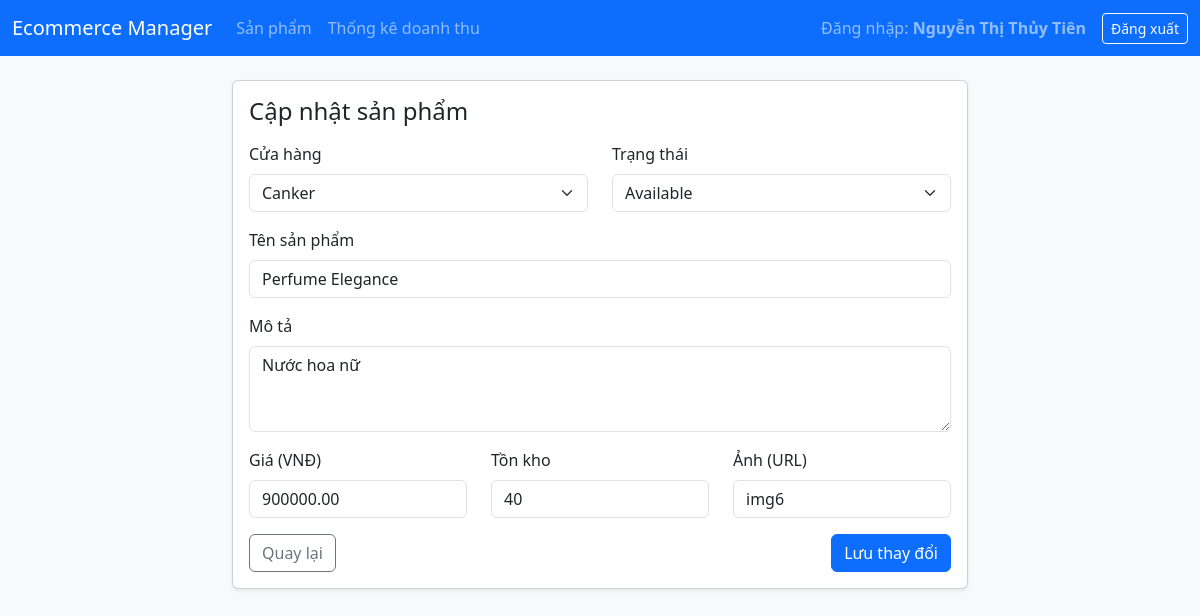
/index.php?page=product_form&id=6 (signed in), run on the app's committed database.
### tables this page shows
CREATE TABLE Product (
    Product_ID          INT             AUTO_INCREMENT PRIMARY KEY,
    Store_ID            INT             NOT NULL,
    Name                VARCHAR(150)    NOT NULL,
    Description         TEXT,
    Price               DECIMAL(15,2)   NOT NULL CHECK (Price > 0),
    Images_url          VARCHAR(255),
    Stock_quantity      INT             DEFAULT 0 CHECK (Stock_quantity >= 0),
    Status              VARCHAR(20)     DEFAULT 'Available' CHECK (Status IN ('Available','Out of Stock','Discontinued')),

    CONSTRAINT FK_Product_Store FOREIGN KEY (Store_ID)
        REFERENCES Store(Store_ID)
);

CREATE TABLE Store (
    Store_ID        INT             PRIMARY KEY,
    Seller_ID       INT             NOT NULL,
    Name            VARCHAR(100)    NOT NULL,
    store_url       VARCHAR(255),
    description     TEXT,
    banner_url      VARCHAR(255),
    l_url           VARCHAR(255),
    email           VARCHAR(100)    UNIQUE,
    city            VARCHAR(50),
    District        VARCHAR(50),
    total_product   INT             DEFAULT 0 CHECK (total_product >= 0),
    total_follower  INT             DEFAULT 0 CHECK (total_follower >= 0),

    CONSTRAINT FK_Store_Seller FOREIGN KEY (Seller_ID)
        REFERENCES Seller(Seller_user_ID)
);

### controllers/ProductController.php (called while the page is built, shortened)
<?php
require_once __DIR__ . '/../models/Product.php';
require_once __DIR__ . '/../models/Store.php';
class ProductController
{
    public function form(): void
    {
        $id     = isset($_GET['id']) ? (int)$_GET['id'] : 0;
        $isEdit = $id > 0;
        $stores = Store::getAll();
        if ($isEdit) {
            $product = Product::find($id);
        }
        require __DIR__ . '/../views/layout/header.php';
        require __DIR__ . '/../views/products/form.php';
        require __DIR__ . '/../views/layout/footer.php';
    }
}

### models/Store.php (called while the page is built, shortened)
<?php
class Store
{
    public static function getAll(): array
    {
        $pdo = Database::getConnection();
        $stmt = $pdo->query("SELECT Store_ID, Name FROM Store ORDER BY Name");
        return $stmt->fetchAll();
    }
}

### models/Product.php (called while the page is built, shortened)
<?php
class Product
{
    public static function find(int $id): ?array
    {
        $pdo = Database::getConnection();
        $stmt = $pdo->prepare("SELECT * FROM Product WHERE Product_ID = ?");
        $stmt->execute([$id]);
        $row = $stmt->fetch();
        return $row ?: null;
    }
}

### views/products/form.php (the view, shortened to what this page needs)
<div class="row justify-content-center">
    <div class="col-md-8">
        <div class="card shadow-sm">
            <div class="card-body">
                <h4 class="card-title mb-3">
                    <?= $isEdit ? 'Cập nhật sản phẩm' : 'Thêm sản phẩm mới' ?>
                </h4>
                <form method="post">
                    <div class="row mb-3">
                        <div class="col-md-6">
                            <label class="form-label">Cửa hàng</label>
                            <select name="Store_ID" class="form-select" required>
                                <?php foreach ($stores as $s): ?>
                                    <option value="<?= $s['Store_ID'] ?>"
                                        <?= ($product['Store_ID'] == $s['Store_ID']) ? 'selected' : '' ?>>
                                        <?= htmlspecialchars($s['Name']) ?>
                                    </option>
                                <?php endforeach; ?>
                            </select>
                        </div>
                        <div class="col-md-6">
                            <label class="form-label">Trạng thái</label>
                            <select name="Status" class="form-select">
                                <option value="Available"    <?= $product['Status']=='Available'    ? 'selected' : '' ?>>Available</option>
                            </select>
                        </div>
                    </div>
                    <div class="mb-3">
                        <label class="form-label">Tên sản phẩm</label>
                        <input type="text" class="form-control" name="Name"
                               value="<?= htmlspecialchars($product['Name']) ?>" required>
                    </div>
                    <div class="mb-3">
                        <label class="form-label">Mô tả</label>
                        <textarea class="form-control" name="Description" rows="3"><?= htmlspecialchars($product['Description']) ?></textarea>
                    </div>
                    <div class="row mb-3">
                        <div class="col-md-4">
                            <label class="form-label">Giá (VNĐ)</label>
                            <input type="number" class="form-control" name="Price"
                                   value="<?= htmlspecialchars($product['Price']) ?>" min="0" step="1000" required>
                        </div>
                        <div class="col-md-4">
                            <label class="form-label">Tồn kho</label>
                            <input type="number" class="form-control" name="Stock_quantity"
                                   value="<?= htmlspecialchars($product['Stock_quantity']) ?>" min="0">
                        </div>
                        <div class="col-md-4">
                            <label class="form-label">Ảnh (URL)</label>
                            <input type="text" class="form-control" name="Images_url"
                                   value="<?= htmlspecialchars($product['Images_url']) ?>">
                        </div>
                    </div>
                    <div class="d-flex justify-content-between">
                        <a href="index.php?page=products" class="btn btn-outline-secondary">Quay lại</a>
                        <button type="submit" class="btn btn-primary">
                            <?= $isEdit ? 'Lưu thay đổi' : 'Thêm sản phẩm' ?>
                        </button>
                    </div>
                </form>
            </div>
        </div>
    </div>
</div>

### data on the page
product: Store_ID "Canker", Status "Available", Name "Perfume Elegance", Description "Nước hoa nữ", Price "900000.00", Stock_quantity "40", Images_url "img6"

### other printed values
$_SESSION['db_user'] "Nguyễn Thị Thủy Tiên"
